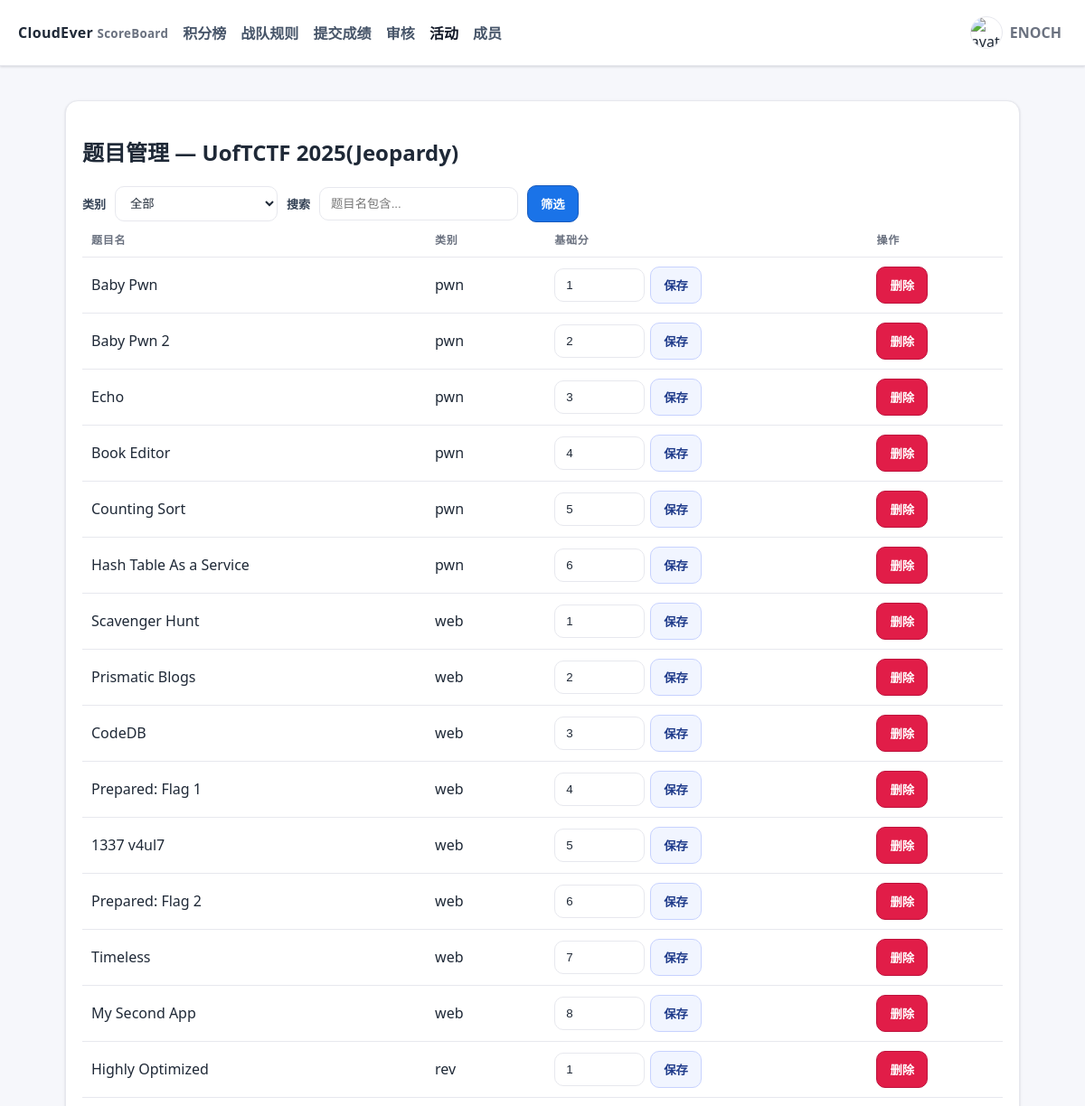
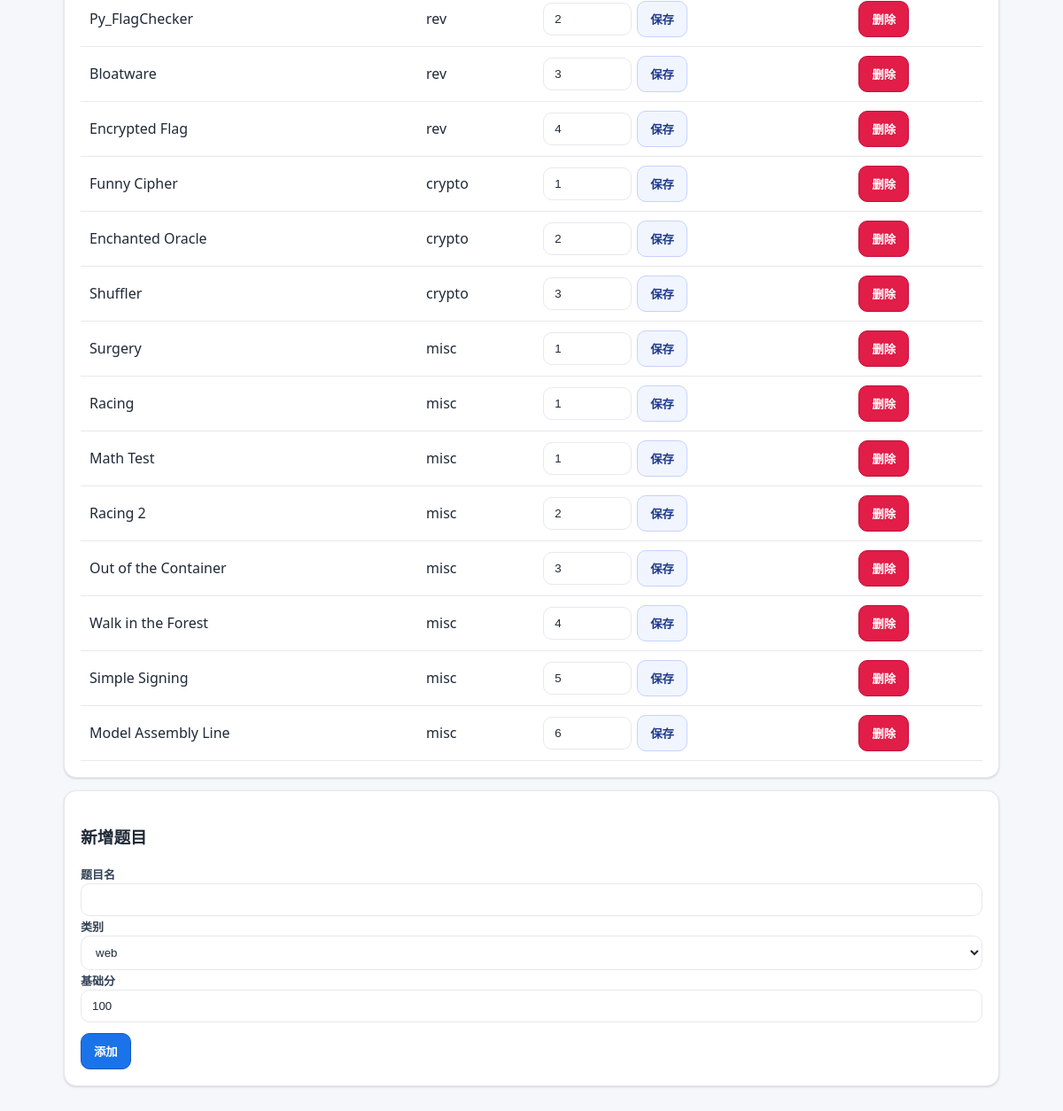
The app's page /admin/events/1/challenges (signed in) with its own data (2 pictures, top to bottom).
### ceboard/models.py (models this page shows)
class User(Base):
    __tablename__ = "users"
    id = Column(Integer, primary_key=True)
    username = Column(String, unique=True, nullable=False)
    password_hash = Column(String, nullable=False)
    role = Column(String, default="member")  # 'admin' | 'reviewer' | 'member'
    team_type = Column(String, default="sub")  # 'main' or 'sub'
    is_active = Column(Boolean, default=True)
    is_deleted = Column(Boolean, default=False)
    avatar_filename = Column(String, nullable=True)
    submissions = relationship("Submission", back_populates="user")

class Event(Base):
    __tablename__ = "events"
    id = Column(Integer, primary_key=True)
    name = Column(String, nullable=False)
    start_time = Column(DateTime(timezone=True))
    end_time = Column(DateTime(timezone=True))
    weight = Column(Float, default=1.0)
    is_reproduction = Column(Boolean, default=False)
    is_active = Column(Boolean, default=True)
    allow_wp_only = Column(Boolean, default=False)  # 允许仅提交WP，由管理员在审核时手动给分
    is_deleted = Column(Boolean, default=False)
    event_type_id = Column(Integer, ForeignKey("event_types.id"), nullable=True)
    challenges = relationship("Challenge", back_populates="event", cascade="all,delete")
    submissions = relationship("Submission", back_populates="event")
    event_type = relationship("EventType")

class Challenge(Base):
    __tablename__ = "challenges"
    id = Column(Integer, primary_key=True)
    event_id = Column(Integer, ForeignKey("events.id"), nullable=False)
    name = Column(String, nullable=False)
    category = Column(String, default="misc")
    base_score = Column(Integer, default=100)
    is_deleted = Column(Boolean, default=False)
    event = relationship("Event", back_populates="challenges")

### ceboard/routers/admin.py (the view)
@router.get("/admin/events/{event_id}/challenges", response_class=HTMLResponse)
def admin_event_challenges(event_id: int, request: Request, db = Depends(get_db), current_user = Depends(get_current_user)):
    require_admin_or_reviewer(current_user)
    event = db.get(Event, event_id)
    if not event:
        raise HTTPException(404, "活动不存在")
    q = (request.query_params.get("q") or "").strip()
    cat = request.query_params.get("cat") or ""
    ch_q = db.query(Challenge).filter(Challenge.event_id == event_id, Challenge.is_deleted == False)
    if cat:
        ch_q = ch_q.filter(Challenge.category == cat)
    if q:
        ch_q = ch_q.filter(Challenge.name.contains(q))
    challenges = ch_q.all()
    return render_template("admin_challenges.html", title="题目管理", current_user=current_user, event=event, challenges=challenges, categories=CATEGORIES, msg=request.query_params.get("msg"), q=q, cat=cat)

### templates/admin_challenges.html (shortened to what this page needs)
{% extends 'base.html' %}
{% block content %}
<div class="card">
  <h2>题目管理 — {{ event.name }}</h2>
  <form class="row" method="get" action="/admin/events/{{ event.id }}/challenges">
    <label>类别</label>
    <select name="cat" style="max-width:180px">
      <option value="">全部</option>
    </select>
    <label>搜索</label>
    <input name="q" value="{{ q or '' }}" placeholder="题目名包含..." style="max-width:220px" />
    <button class="btn" type="submit">筛选</button>
  </form>
  <table>
  <thead><tr><th>题目名</th><th>类别</th><th>基础分</th><th>操作</th></tr></thead>
    <tbody>
    {% for ch in challenges %}
      <tr>
        <td>{{ ch.name }}</td>
        <td>{{ ch.category }}</td>
        <td>
          <form class="row" method="post" action="/admin/events/{{ event.id }}/challenges/{{ ch.id }}/update" style="gap:6px">
            <input name="base_score" value="{{ ch.base_score }}" style="max-width:100px" />
            <button class="btn secondary" type="submit">保存</button>
          </form>
        </td>
        <td>
          <form method="post" action="/admin/events/{{ event.id }}/challenges/{{ ch.id }}/delete" style="display:inline" onsubmit="return confirm('确定删除【{{ ch.name }}】？此操作不可恢复');">
            <button class="btn warn" type="submit">删除</button>
          </form>
        </td>
      </tr>
    {% else %}
      <tr><td colspan="4" class="muted">暂无题目</td></tr>
    {% endfor %}
    </tbody>
  </table>
</div>
<div class="card">
  <h3>新增题目</h3>
  <form method="post" action="/admin/events/{{ event.id }}/challenges/add">
    <label>题目名</label>
    <input name="name" required />
    <label>类别</label>
    <select name="category">
      {% for c in categories %}<option>{{ c }}</option>{% endfor %}
    </select>
    <label>基础分</label>
    <input name="base_score" value="100" />
    <div style="margin-top:12px"><button class="btn" type="submit">添加</button></div>
  </form>
</div>
{% endblock %}

### templates/base.html (shortened to what this page needs)
<!doctype html>
<html lang="zh-CN">
<head>
</head>
<body>
  <header>
    <div class="brand">CloudEver <small>ScoreBoard</small></div>
    <div class="nav">
  <a href="/">积分榜</a>
      <a href="/rules">战队规则</a>
      <a href="/submit">提交成绩</a>
      {% if current_user and (current_user.role == 'admin' or current_user.role == 'reviewer') %}
        <a href="/admin/review">审核</a>
        <a href="/admin/events">活动</a>
      {% endif %}
      {% if current_user and (current_user.role == 'admin' or current_user.role == 'reviewer') %}
        <a href="/admin/users">成员</a>
      {% endif %}
    </div>
    <div style="margin-left:auto">
      {% if current_user %}
        <div class="user-menu" id="userMenu">
          <div class="user-trigger" id="userTrigger">
            {% if avatar_url %}<img class="avatar" src="{{ avatar_url }}" alt="avatar" />{% endif %}
            <span class="muted" style="font-weight:600">{{ current_user.username }}</span>
          </div>
        </div>
      {% else %}
        <a class="btn secondary" href="/auth/login">登录</a>
        <a class="btn" style="margin-left:8px" href="/auth/register">注册</a>
      {% endif %}
    </div>
  </header>
  <div class="wrap">
    {% block content %}{% endblock %}
  </div>
</body>
</html>

### templates/base.html (style rules this page uses)
:root { --bg:#f6f7fb; --surface:#ffffff; --border:#e7e8ee; --text:#1f2937; --muted:#6b7280; --accent:#1a73e8; --accent-2:#185abc; --success:#16a34a; --warn:#e11d48; --shadow:0 1px 2px rgba(16,24,40,.06), 0 1px 3px rgba(16,24,40,.1); }
* { box-sizing:border-box }
html,body { height:100% }
body { font-family: ui-sans-serif, system-ui, -apple-system, Segoe UI, Roboto, 'Noto Sans SC', Arial; margin:0; color:var(--text); background:var(--bg); }
header { position:sticky; top:0; z-index:10; display:flex; align-items:center; gap:16px; padding:12px 20px; background:var(--surface); border-bottom:1px solid var(--border); box-shadow: var(--shadow); }
.brand { font-weight:800; letter-spacing:.3px }
.brand small { color:var(--muted); font-weight:600 }
.nav a { margin-right:12px; color:#475569; text-decoration:none; font-weight:600; padding:8px 0 }
.nav a.active { color:#111827 }
.wrap { max-width:1100px; margin:0 auto; padding:24px 22px }
.card { position:relative; margin:14px 0; padding:18px 18px; background:var(--surface); border:1px solid var(--border); border-radius:14px; box-shadow: var(--shadow); }
.row { display:flex; gap:10px; align-items:center; flex-wrap:wrap }
.muted { color:var(--muted) }
a { color:var(--accent); text-decoration:none }
.btn { display:inline-flex; align-items:center; justify-content:center; gap:8px; background:var(--accent); color:#fff; font-weight:700; border:1px solid var(--accent-2); padding:10px 14px; border-radius:10px; cursor:pointer }
.btn.secondary { background:#f1f5ff; color:#1e3a8a; border:1px solid #c7d2fe }
.btn.warn { background:var(--warn); color:#fff; border-color:#be123c }
input,select,textarea { width:100%; padding:10px 12px; border-radius:10px; border:1px solid var(--border); background:#fff; color:var(--text) }
label { font-weight:700; font-size:13px; color:#334155 }
table { width:100%; border-collapse:separate; border-spacing:0; background:#fff }
thead th { font-size:12px; text-transform:uppercase; letter-spacing:.06em; color:#6b7280 }
th,td { padding:10px 10px; border-bottom:1px solid var(--border); text-align:left }
.avatar { width:36px; height:36px; border-radius:999px; border:1px solid var(--border); object-fit:cover; vertical-align:middle }
.user-menu { position:relative }
.user-trigger { display:flex; align-items:center; gap:8px; padding:6px; border-radius:999px; cursor:pointer }

### records on screen
User: username "ENOCH"
Event: name "UofTCTF 2025(Jeopardy)"
Challenge: name "Baby Pwn", category "pwn", base_score "1"
Challenge: name "Baby Pwn 2", category "pwn", base_score "2"
Challenge: name "Echo", category "pwn", base_score "3"
Challenge: name "Book Editor", category "pwn", base_score "4"
Challenge: name "Counting Sort", category "pwn", base_score "5"
Challenge: name "Hash Table As a Service", category "pwn", base_score "6"
Challenge: name "Scavenger Hunt", category "web", base_score "1"
Challenge: name "Prismatic Blogs", category "web", base_score "2"
Challenge: name "CodeDB", category "web", base_score "3"
Challenge: name "Prepared: Flag 1", category "web", base_score "4"
Challenge: name "1337 v4ul7", category "web", base_score "5"
Challenge: name "Prepared: Flag 2", category "web", base_score "6"
Challenge: name "Timeless", category "web", base_score "7"
Challenge: name "My Second App", category "web", base_score "8"
Challenge: name "Highly Optimized", category "rev", base_score "1"
Challenge: name "Py_FlagChecker", category "rev", base_score "2"
Challenge: name "Bloatware", category "rev", base_score "3"
Challenge: name "Encrypted Flag", category "rev", base_score "4"
Challenge: name "Funny Cipher", category "crypto", base_score "1"
Challenge: name "Enchanted Oracle", category "crypto", base_score "2"
Challenge: name "Shuffler", category "crypto", base_score "3"
Challenge: name "Surgery", category "misc", base_score "1"
Challenge: name "Racing", category "misc", base_score "1"
Challenge: name "Math Test", category "misc", base_score "1"
Challenge: name "Racing 2", category "misc", base_score "2"
Challenge: name "Out of the Container", category "misc", base_score "3"
Challenge: name "Walk in the Forest", category "misc", base_score "4"
Challenge: name "Simple Signing", category "misc", base_score "5"
Challenge: name "Model Assembly Line", category "misc", base_score "6"

### other values on screen
form field category "web"
